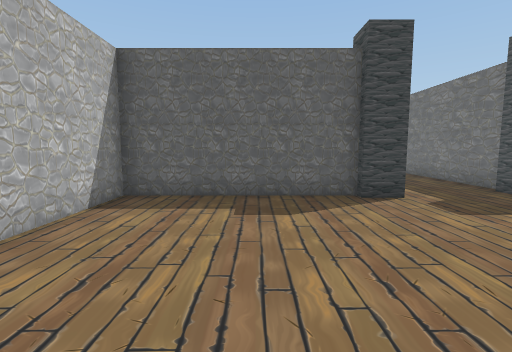
view 1 (above)

12 first-person views from a walk through a 3-D level made in the Unity game engine. The camera is 1.2 m above the floor, tilts 6° down and sees 85° across. Doors are open. The floor is counted in squares, 1 m on a side. Each view is taken from the middle of a square. On the plan, view 1 faces up. The plan holds only what a view shows up to about 13 squares ahead; the rest is blank. The place goes on beyond the plan. The player character is not drawn. Some surface patterns are stand-ins.

view 2
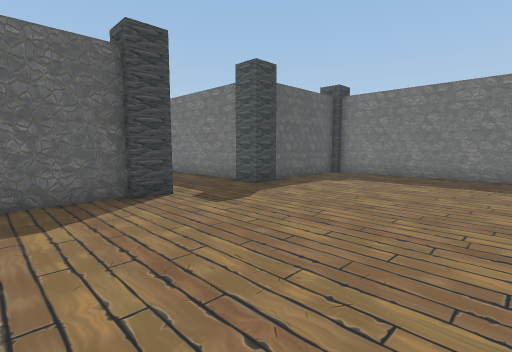

view 3
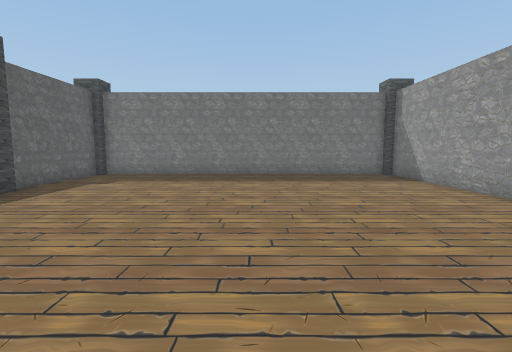

view 4
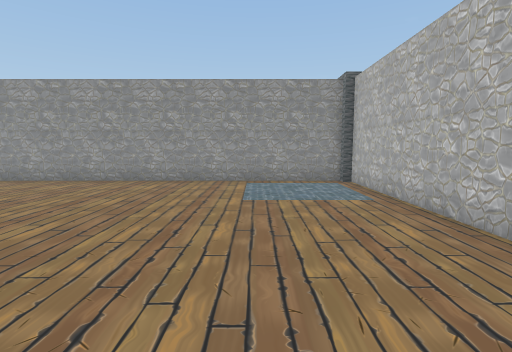

view 5
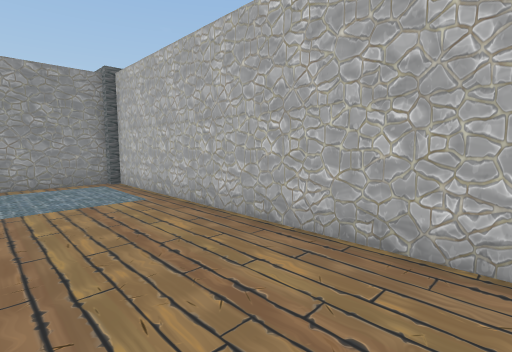

view 6
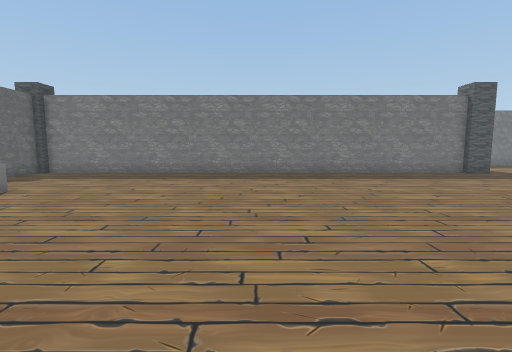

view 7
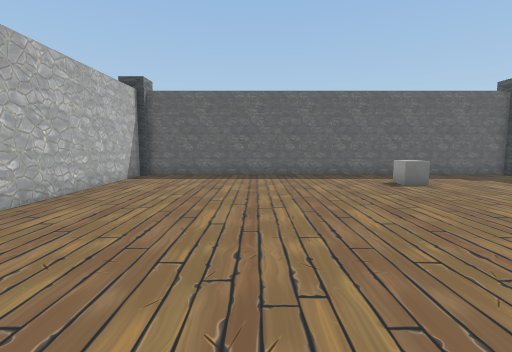

view 8
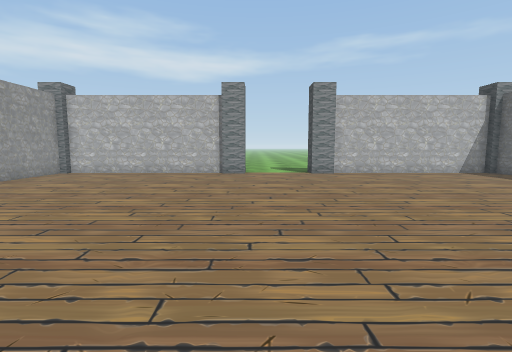

view 9
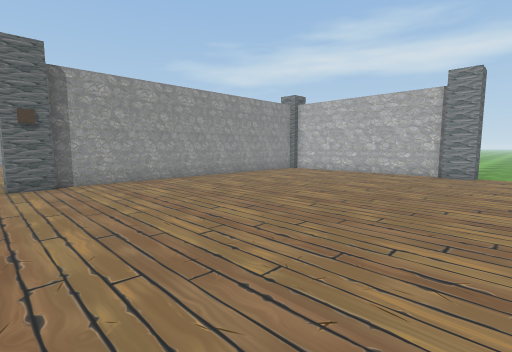

view 10
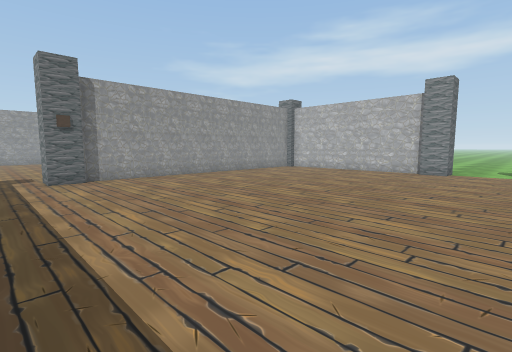

view 11
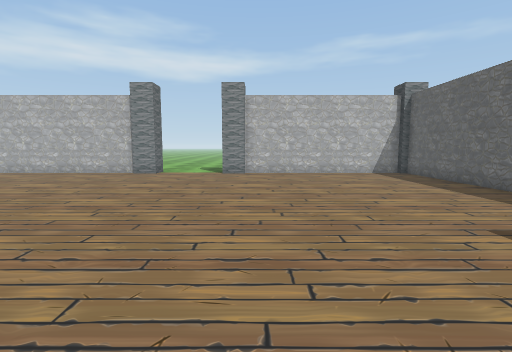

view 12
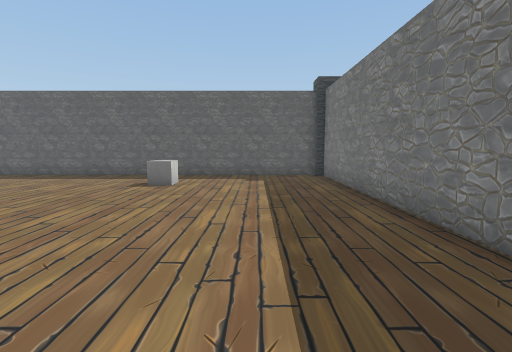

### Floor plan
Ten units are one square. View 1 is at (0, 0); x grows to the right and y downward. Boxes are objects, and circles mark ways between rooms. Rooms are numbered by the first view taken in them; rooms with no view inside come last. Other rooms are left out.
<svg viewBox="-100 -273 226 336">
<path fill="none" stroke="#000" d="M25 -68 -33 -68 -33 55M115 -68 78 -68M121 55 121 -65M-30 58 115 58M-88 -145 -88 -75M-88 -265 -88 -195M68 -75 68 -265M-85 -72 25 -72M65 -268 -85 -268"/>
<rect x="65" y="-75" width="10" height="10" fill="#bbb"><title>pillar</title></rect>
<rect x="-95" y="-155" width="10" height="10" fill="#bbb"><title>pillar</title></rect>
<rect x="-95" y="-195" width="10" height="10" fill="#bbb"><title>pillar</title></rect>
<rect x="5" y="-245" width="10" height="10" fill="#bbb"><title>cube</title></rect>
<rect x="25" y="-75" width="10" height="10" fill="#bbb"><title>pillar</title></rect>
<circle cx="50" cy="-70" r="3" fill="#2a7"/>
<text x="50" y="-10">1</text>
<text x="-10" y="-170">2</text>
</svg>
Room 1 opens to room 2.

Where each view was taken, in squares from view 1:
view 1: 0 up, 0 right, facing up
view 2: 0 up, 0 right, facing up-right
view 3: 0 up, 0 right, facing right
view 4: 4 up, 0 right, facing down
view 5: 4 up, 0 right, facing down-left
view 6: 17 up, 6 left, facing right
view 7: 15 up, 4 left, facing up
view 8: 16 up, 4 right, facing left
view 9: 17 up, 4 right, facing down-left
view 10: 18 up, 5 right, facing down-left
view 11: 20 up, 4 right, facing left
view 12: 15 up, 4 right, facing up
